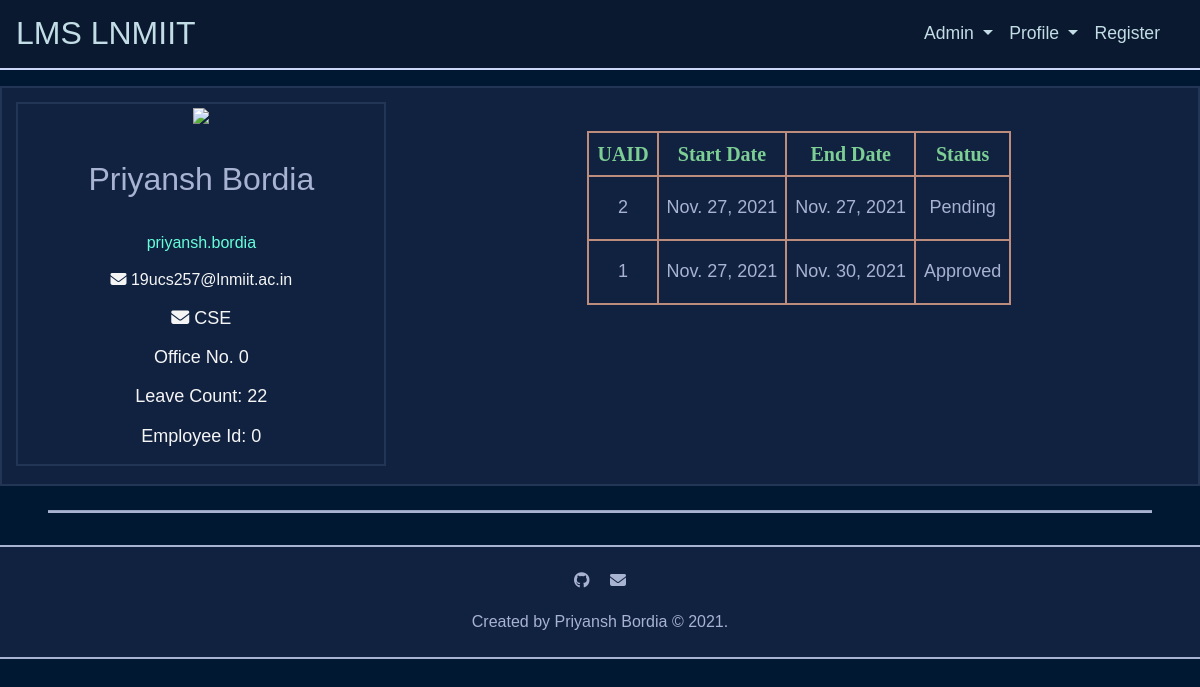
Page /person/ (signed in) on the committed database.
### leave/models.py (models this page shows, shortened)
class Person(models.Model):
	DIRECTOR = 'DR'
	DEAN_OF_ACADEMIC_AFFAIRS = 'DOAA'
	DEAN_OF_FACULTY_AFFAIRS = 'DOFA'
	DEAN_OF_STUDENT_AFFAIRS = 'DOSA'
	HEAD_OF_DEPARTMENT = 'HOD'
	FACULTY = 'F'
	VISITING_FACULTY = 'VF'
	COMPUTER_SCIENCE_AND_ENGINEERING = 'CSE'
	ELECTRONICS_AND_COMMUNICATION_ENGINEERING = 'ECE'
	MECHANICAL_AND_MECHATRONICS_ENGINEERING = 'ME'
	HUMANITIES_AND_SOCIAL_SCIENCES = 'HSS'
	MATHEMATICS = 'MH'
	PHYSICS = 'PH'
	PERSON_ROLES = (
		('DR', 'Director'),
		('DOAA', 'Dean of Academic Affairs'),
		('DOFA', 'Dean of Faculty Affairs'),
		('DOSA', 'Dean of Student Affairs'),
		('HOD', 'Head of Department'),
		('F', 'Faculty'),
		('VF', 'Visiting Faculty'),
	)
	DEPARTMENT = (
		('CSE', 'Computer Science and Engineering'),
		('ECE', 'Electronics and Communication Engineering'),
		('ME', 'Mechanical and Mechatronics Engineering'),
		('HSS', 'Humanities and Social Sciences'),
		('MH', 'Mathematics'),
		('PH', 'Physics'),
	)
	user = models.OneToOneField(User, on_delete=models.CASCADE, related_name='person')
	faculty_id = models.CharField(max_length=10, unique=True)
	leave_count = models.IntegerField(validators=[MinValueValidator(0)], default=22, blank=False, null=False)
	department = models.CharField(max_length=3, choices=DEPARTMENT, blank=False, null=False, default='CSE')
	first_name = models.CharField(max_length=50, validators=[MinLengthValidator(1)], blank=False, null=False)
	last_name = models.CharField(max_length=50, blank=True, null=False)
	email = models.EmailField(blank=False, null=False, unique=True)
	office_no = models.IntegerField(blank=False, null=False, default='0000')
	role = models.CharField(max_length=5, choices=PERSON_ROLES, default='F')
	updated_at = models.DateTimeField(auto_now=True)
	created_at = models.DateTimeField(auto_now_add=True)

class Application(models.Model):
	PENDING = 'P'
	APPROVED = 'A'
	REJECTED = 'R'
	APPLICATION_STATUS = (
		('P', 'Pending'),
		('A', 'Approved'),
		('R', 'Rejected'),
	)
	person = models.ForeignKey(Person, on_delete=models.CASCADE, related_name='applicant', default=1)
	status = models.CharField(max_length=1, choices=APPLICATION_STATUS, default='P')
	start_date = models.DateField(blank=False, null=False)
	end_date = models.DateField(blank=False, null=False)
	hasClasses = models.BooleanField(blank=False, null=False, default=False)
	rescheduled_date = models.DateField(blank=True, null=True)
	up_next = models.ForeignKey(Person, on_delete=models.CASCADE, related_name='up_next', default=1)
	comments = models.TextField(blank=True, null=False)
	updated_at = models.DateTimeField(auto_now=True)
	created_at = models.DateTimeField(auto_now_add=True)
	class Meta:
		ordering = ['start_date', 'end_date']

### leave/views.py (the view)
# urls.py: path('person/', views.person, name='person'),
@require_http_methods(["GET"])
def person(request):
	try:
		person = Person.objects.get(user_id=request.user.id)
		applications = Application.objects.filter(person=person)
		return render(request, 'leave/person.html', context={'person': person, 'applications': applications})
	except Person.DoesNotExist:
		return render(request, 'leave/error.html', context={})

### leave/templates/leave/person.html (shortened to what this page needs)
{% extends "leave/base.html" %}
{% block head %}
	{% load static %}
	{% load bootstrap4 %}
	{% load fontawesome_5 %}
	{% load humanizelib %}
{% endblock %}
{% block body %}
	<div class="person">
		<div class="row">
			<div class="col-md-4">
				<div class="person__grid">
					<img src="https://img.icons8.com/bubbles/200/000000/iphone-spinner.png" />
					<p class="person__grid__name">{{ person.first_name }} {{ person.last_name }}</p>
					<p class="person__grid__username">{{ request.user.username }} </p>
					<p class="person__grid__email"><i class="fas fa-envelope"></i> {{ person.email }} </p>
					<span>
						<p class="person__grid__department"><i class="fas fa-envelope"></i> {{ person.department }} </p>
						<p class="person__grid__office_no">Office No.</i> {{ person.office_no }} </p>
					</span>
					<p class="person__grid__leave_count">Leave Count: </i> {{ person.leave_count }}</p>
					<p class="person__grid__faculty_id ">Employee Id: </i> {{ person.faculty_id }} </p>
				</div>
			</div>
			<div class="col-md-8">
				{% if applications|length > 0 %}
					<div class="application">
						<table class="center">
							<thead>
								<tr>
									<th>UAID</th>
									<th>Start Date</th>
									<th>End Date</th>
									<th>Status</th>
							</thead>
							<tbody>
								{% for application in applications %}
									<tr>
										<td>{{ application.id }}</td>
										<td>{{ application.start_date }}</td>
										<td>{{ application.end_date }}</td>
										<td>{{ application.get_status_display }}</td>
									</tr>
								{% endfor %}
							</tbody>
						</table>
					</div>
				{% else %}
					<div class="alert alert-info" role="alert">No Application.</div>
				{% endif %}
			</div>
		</div>
	</div>
{% endblock %}

### leave/static/leave/css/style.css (style rules this page uses)
html { font-size: 100%; -webkit-box-sizing: border-box; box-sizing: border-box; }
*, *::before, *::after { -webkit-box-sizing: inherit; box-sizing: inherit; }
html, body { width: 100%; height: 100%; }
body { margin: 0; padding: 0; font-size: 1.125rem; font-weight: 300; font-family: Verdana, Arial, Helvetica, sans-serif; line-height: 1.3; color: whitesmoke; background-color: #001831; text-align: center; -webkit-box-align: center; -ms-flex-align: center; align-items: center; -webkit-box-pack: center; -ms-flex-pack: center; justify-content: center; overflow-x: hidden; scroll-behavior: smooth; }
a, i, .has-hover { -webkit-transition-duration: 0.4s; transition-duration: 0.4s; }
.row { margin: .2rem auto .4rem auto; }
.col-md-12, .col-md-10, .col-md-9, .col-md-8, .col-md-6, .col-md-5, .col-md-4, .col-md-3, .col-md-2 { padding: 0.5rem 0.5rem 0.5rem .5rem; }
.person { margin: 1rem auto 1rem auto; border: 0.125rem solid #233554; background-color: #112240; }
.person__grid { margin: .2rem .4rem .2rem .4rem; padding: .2rem auto .2rem auto; border: 0.125rem solid #233554; }
.person__grid__name { margin: 1rem auto 1rem auto; padding: 1rem 1rem 1rem 1rem; font-size: 2rem; color: #a8b2d1; }
.person__grid__username { font-size: 1rem; font-weight: 300; color: #64ffda; }
.person__grid__email, .person__grid__ph_no { font-size: 1rem; }
table, tr, th, td { margin: 2rem auto 2rem auto; padding: .5rem; text-align: center; border: .125rem solid #bd8c7d; }
thead { background-color: #112240; }
tbody { overflow: auto; height: 8rem; }
th { color: #7dce94; font-size: 1.25rem; font-family: Cambria, Cochin, Georgia, Times, 'Times New Roman', serif; }
td { color: #a8b2d1; font-size: 1.5; font-weight: 1.5; font-family: Verdana, Geneva, Tahoma, sans-serif; }

### rows in the picture
Person: first_name "Priyansh", last_name "Bordia", email "19ucs257@lnmiit.ac.in", department "CSE", office_no "0", leave_count "22", faculty_id "0"
Application: id "2", start_date "Nov. 27, 2021", end_date "Nov. 27, 2021", status "Pending"
Application: id "1", start_date "Nov. 27, 2021", end_date "Nov. 30, 2021", status "Approved"

### other values in the picture
{{ request.user.username }} "priyansh.bordia"
